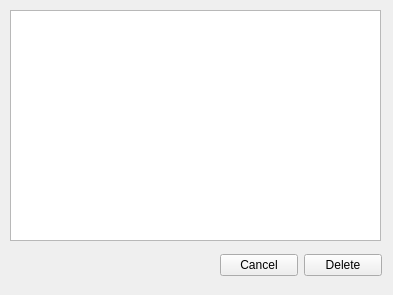
<ui version="4.0" >
 <class>DeleteCommittee</class>
 <widget class="QWidget" name="DeleteCommittee" >
  <property name="geometry" >
   <rect>
    <x>0</x>
    <y>0</y>
    <width>393</width>
    <height>295</height>
   </rect>
  </property>
  <property name="windowTitle" >
   <string>Delete Committee</string>
  </property>
  <widget class="QListView" name="listView" >
   <property name="geometry" >
    <rect>
     <x>10</x>
     <y>10</y>
     <width>371</width>
     <height>231</height>
    </rect>
   </property>
   <property name="layoutDirection" >
    <enum>Qt::RightToLeft</enum>
   </property>
  </widget>
  <widget class="QWidget" name="" >
   <property name="geometry" >
    <rect>
     <x>220</x>
     <y>250</y>
     <width>162</width>
     <height>31</height>
    </rect>
   </property>
   <layout class="QHBoxLayout" name="horizontalLayout" >
    <item>
     <widget class="QPushButton" name="CancelButton" >
      <property name="text" >
       <string>Cancel</string>
      </property>
     </widget>
    </item>
    <item>
     <widget class="QPushButton" name="DeleteButton" >
      <property name="text" >
       <string>Delete</string>
      </property>
     </widget>
    </item>
   </layout>
  </widget>
 </widget>
 <resources/>
 <connections>
  <connection>
   <sender>CancelButton</sender>
   <signal>clicked()</signal>
   <receiver>DeleteCommittee</receiver>
   <slot>close()</slot>
   <hints>
    <hint type="sourcelabel" >
     <x>241</x>
     <y>264</y>
    </hint>
    <hint type="destinationlabel" >
     <x>199</x>
     <y>149</y>
    </hint>
   </hints>
  </connection>
 </connections>
</ui>
